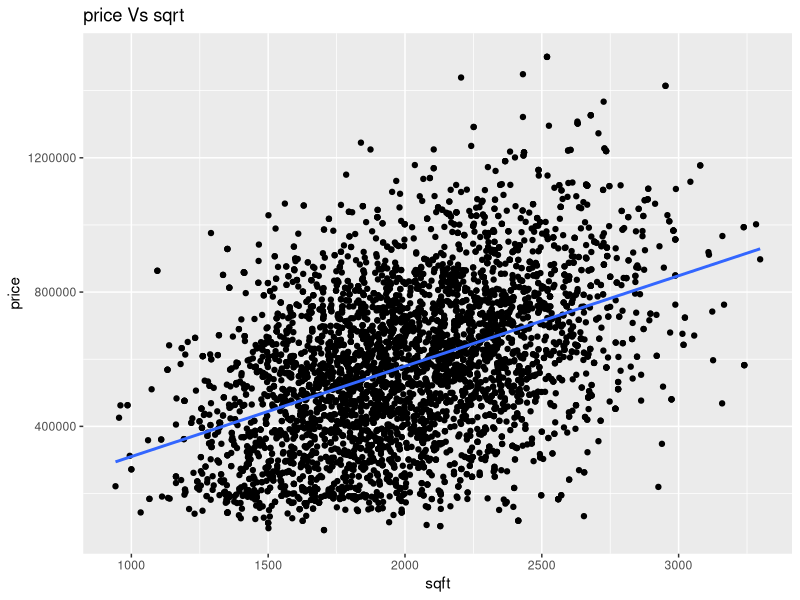
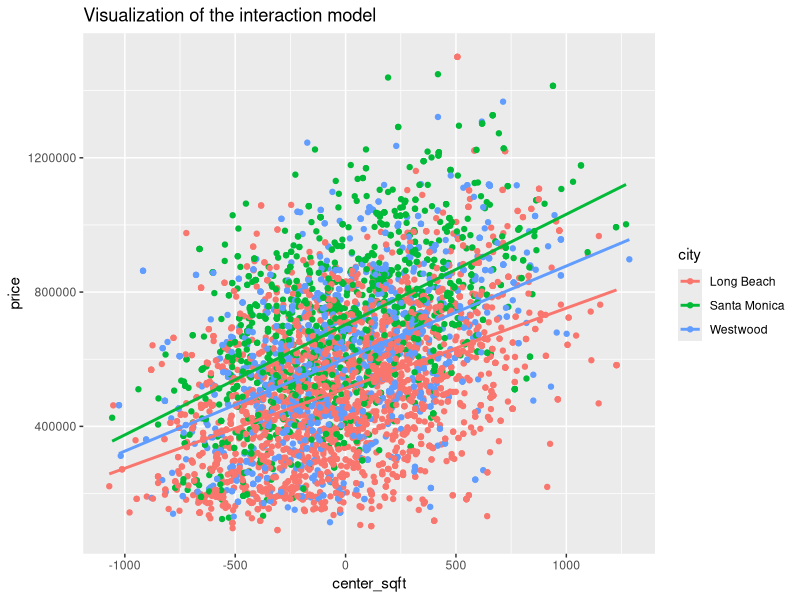
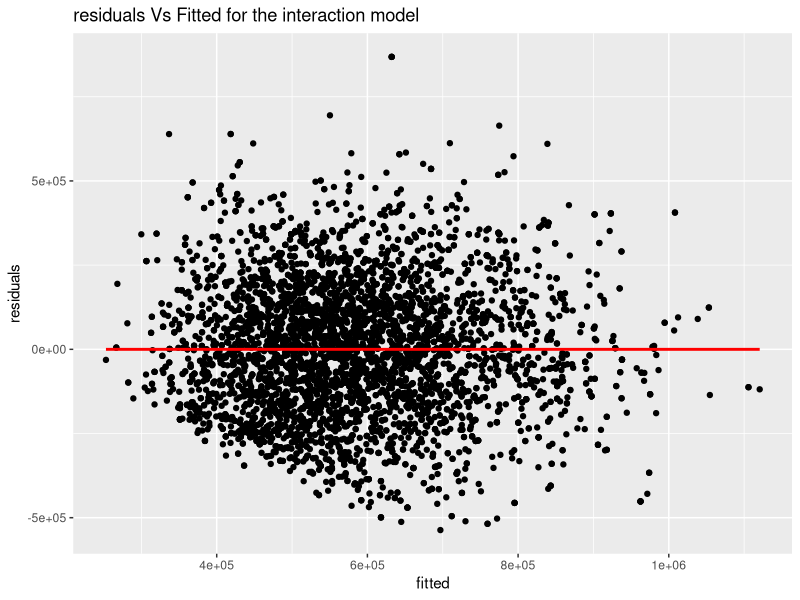
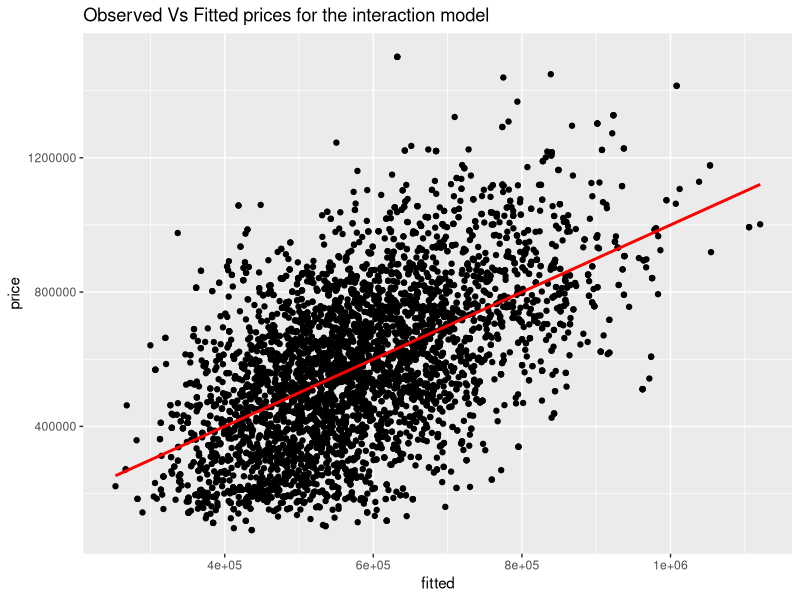
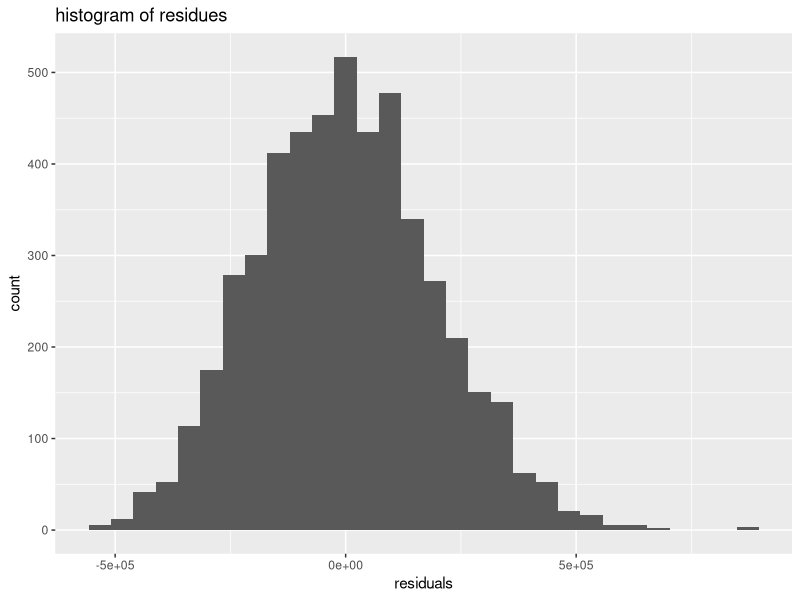

Recreate these plots in R, in order.
## ---- chunk 1
knitr::opts_chunk$set(echo = TRUE, message = FALSE, warning = FALSE)

library(tidyverse)
## ---- chunk 2
pacdev <- read.csv("pacdev_data.csv") %>% 
  mutate(pool = factor(pool, levels = c( "no", "yes"))) %>% 
  mutate(garage = factor(garage, levels = c("no", "yes")))

glimpse(pacdev)

## ---- chunk 3
ggplot(data = pacdev, mapping = aes(x = sqft, y = price)) +
  geom_point() +
  geom_smooth(method = "lm", se = FALSE) +  
  labs(title = "price Vs sqrt")

lm( price ~ sqft, data = pacdev) %>% 
  summary()

## ---- chunk 4

p <- pacdev %>% mutate(center_sqft = sqft - mean(sqft))

(non_int <- lm(price ~ center_sqft + city + pool + garage +bed + bath, data = p )) %>% 
  summary

summary(factor(p$city))


## ---- chunk 5
(int <- lm(price ~ center_sqft * city + pool + garage + bed + bath , data = p )) %>% 
  summary

ggplot(p, aes(center_sqft, price, col = city))+
  geom_point()+      
  geom_smooth(method = 'lm',se = FALSE)+
  labs(title = "Visualization of the interaction model")

## ---- chunk 6
p %>% 
  mutate(fitted = fitted(int),
         residuals = price - fitted) %>% 
  ggplot(aes(fitted, residuals)) +
  geom_point() +
  geom_smooth(method = "lm", se = F, col = "red") +
  labs(title = "residuals Vs Fitted for the interaction model")

p %>% 
  mutate(fitted = fitted(int)) %>% 
  ggplot(aes(fitted, price )) +
  geom_point() +
  geom_smooth(method = "lm", se = F, col = "red") +
  labs(title = "Observed Vs Fitted prices for the interaction model")

p %>% 
  mutate(fitted = fitted(int),
         residuals = price - fitted) %>% 
  ggplot(aes(residuals))+
  geom_histogram()+
    labs(title = "histogram of residues")

